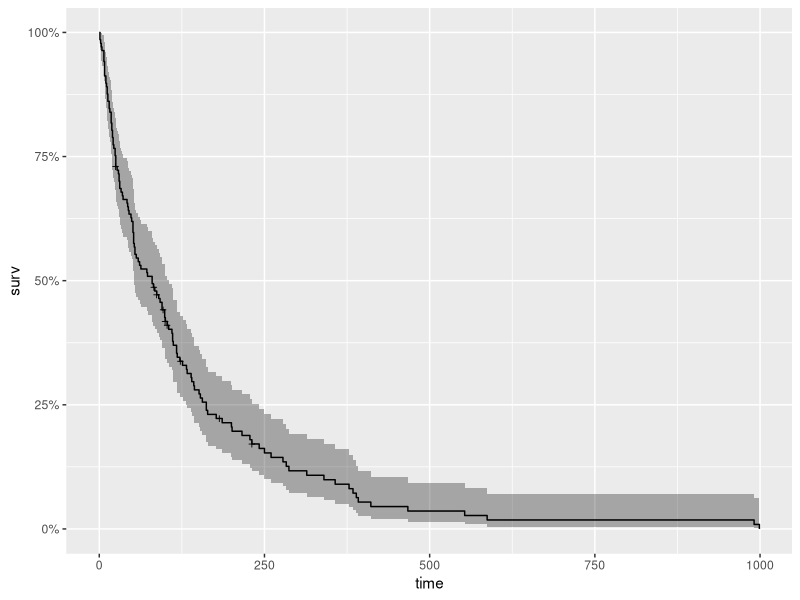
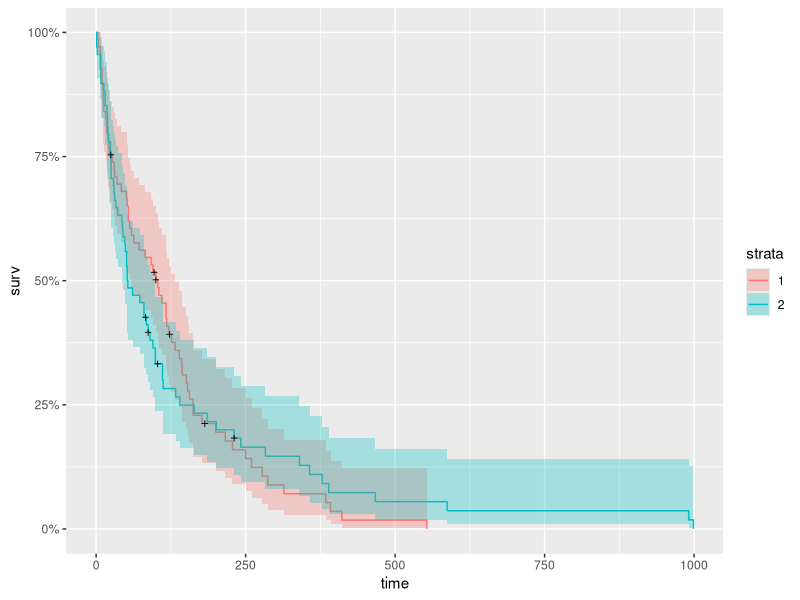
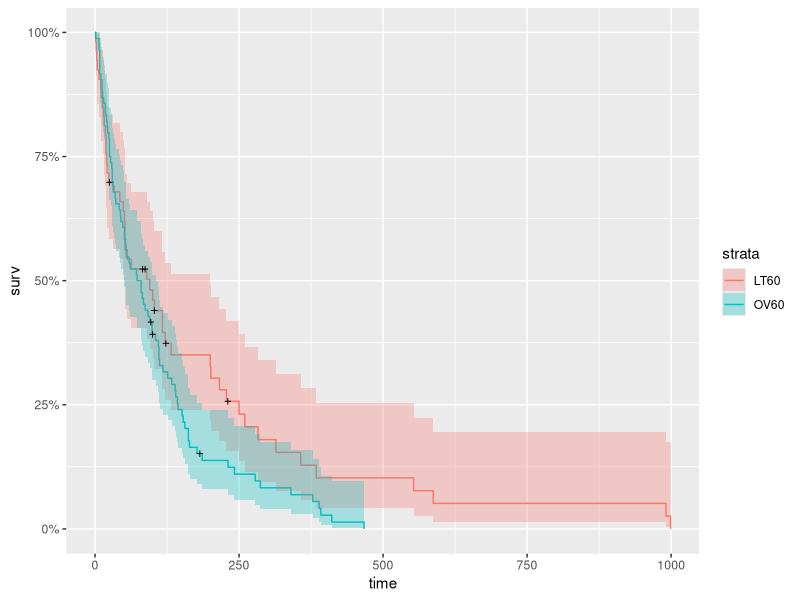
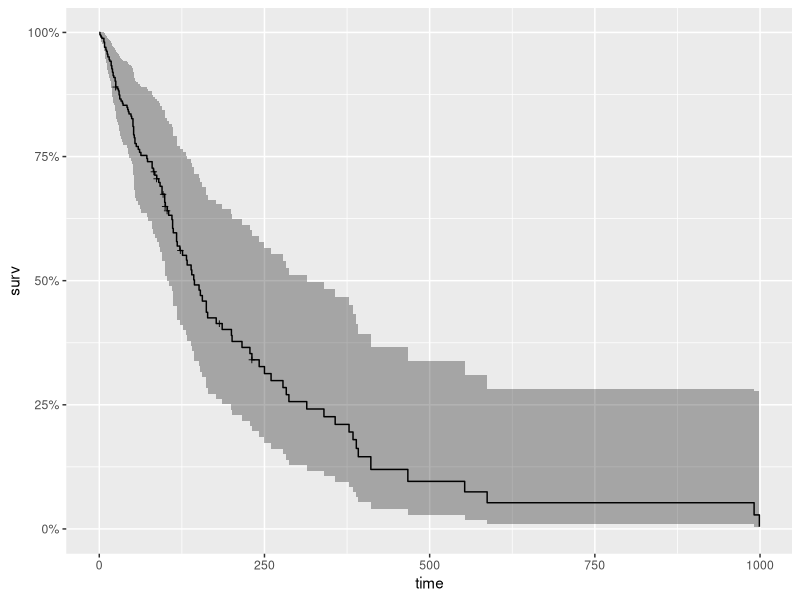
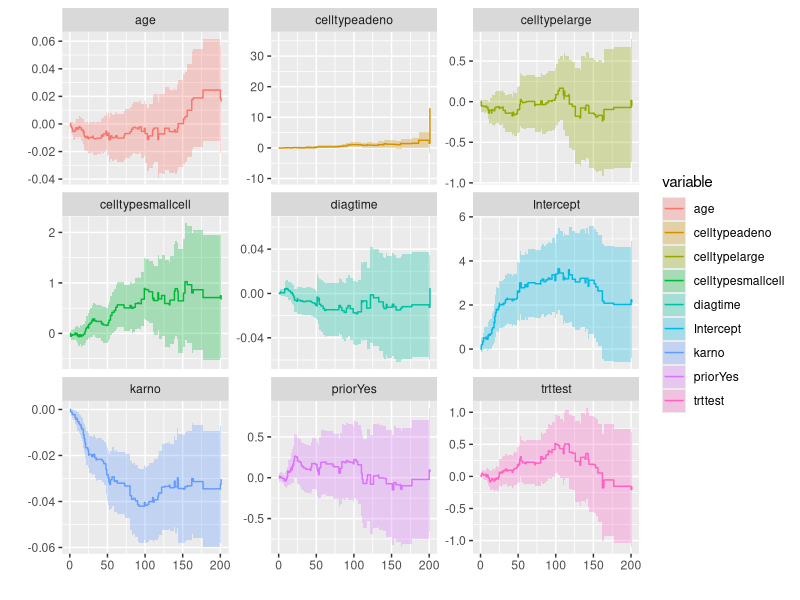
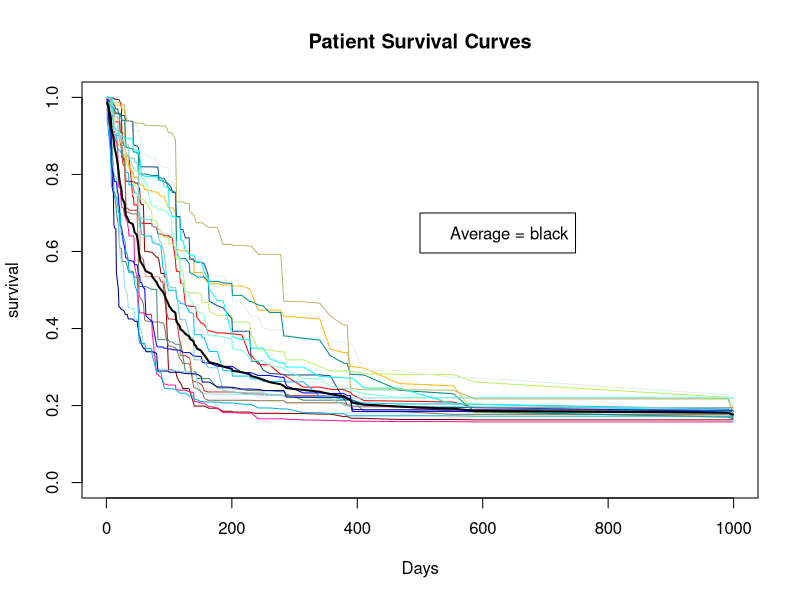

The R source for these figures, in order:
#https://rviews.rstudio.com/2017/09/25/survival-analysis-with-r/

library(survival)
library(ranger)
library(ggplot2)
library(dplyr)
library(ggfortify)

data(veteran)
head(veteran)

# Kaplan Meier Survival Curve
km <- with(veteran, Surv(time, status))
head(km,80)
km_fit <- survfit(Surv(time, status) ~ 1, data=veteran)
summary(km_fit, times = c(1,30,60,90*(1:10)))

#plot(km_fit, xlab="Days", main = 'Kaplan Meyer Plot') #base graphics is always ready
autoplot(km_fit)

#Next, we look at survival curves by treatment.
km_trt_fit <- survfit(Surv(time, status) ~ trt, data=veteran)
autoplot(km_trt_fit)

#look at survival by age
vet <- mutate(veteran, AG = ifelse((age < 60), "LT60", "OV60"),
              AG = factor(AG),
              trt = factor(trt,labels=c("standard","test")),
              prior = factor(prior,labels=c("N0","Yes")))

km_AG_fit <- survfit(Surv(time, status) ~ AG, data=vet)
autoplot(km_AG_fit)

# Fit Cox Model
cox <- coxph(Surv(time, status) ~ trt + celltype + karno                   + diagtime + age + prior , data = vet)
summary(cox)

cox_fit <- survfit(cox)
#plot(cox_fit, main = "cph model", xlab="Days")
autoplot(cox_fit)

# The plots show how the effects of the covariates change over time. Notice the steep slope and then abrupt change in slope of karno.
aa_fit <-aareg(Surv(time, status) ~ trt + celltype +
                 karno + diagtime + age + prior , 
               data = vet)
aa_fit

#summary(aa_fit)  # provides a more complete summary of results
autoplot(aa_fit)

###########################################################
############################################################
#Random Forests Model
# ranger model
r_fit <- ranger(Surv(time, status) ~ trt + celltype + 
                  karno + diagtime + age + prior,
                data = vet,
                mtry = 4,
                importance = "permutation",
                splitrule = "extratrees",
                verbose = TRUE)

# Average the survival models
death_times <- r_fit$unique.death.times 
surv_prob <- data.frame(r_fit$survival)
avg_prob <- sapply(surv_prob,mean)

# Plot the survival models for each patient
plot(r_fit$unique.death.times,r_fit$survival[1,], 
     type = "l", 
     ylim = c(0,1),
     col = "red",
     xlab = "Days",
     ylab = "survival",
     main = "Patient Survival Curves")

#
cols <- colors()
for (n in sample(c(2:dim(vet)[1]), 20)){
  lines(r_fit$unique.death.times, r_fit$survival[n,], type = "l", col = cols[n])
}
lines(death_times, avg_prob, lwd = 2)
legend(500, 0.7, legend = c('Average = black'))

vi <- data.frame(sort(round(r_fit$variable.importance, 4), decreasing = TRUE))
names(vi) <- "importance"
head(vi)
     
     
